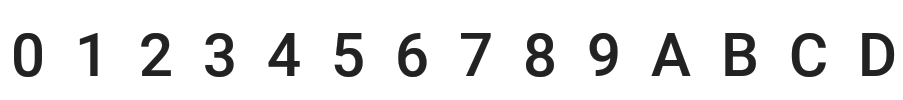
#> input picture images/data/0  1  2  3  4  5  6  7  8  9  A  B  C  D.png, 903 x 100 px; its folder holds only this picture in this run
$ python Test1.py
#> lines starting #> are read from the running program, lines starting #| are printed output that depends on the picture; after the words box and inside, x2 and y2 are one past the last pixel; in counts of white or black regions, pixels touching at a corner belong together
import random

import cv2
import numpy as np
from pathlib import Path
from PIL import Image

imgDict = {}


# [18 lines left out: function overlapping_image, not called in this run]


def input_detect():
    for p in Path('images/data').rglob('*.[jp][pn]*'):
        im = Image.open(p.as_posix()).convert('L')
        im = np.array(im)
        labels = p.name.split('.')[0].split(' ')
        for label in labels:
            if label == "":
                labels.remove(label)
        _, thresh = cv2.threshold(im.copy(), 127, 255, cv2.THRESH_BINARY_INV)
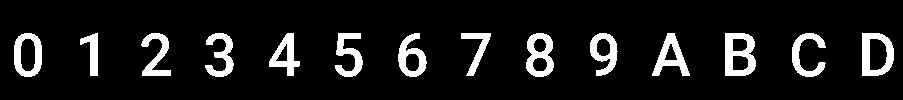
#> thresh: shape (100, 903); 9.8% white; 14 white regions
        contours, _ = cv2.findContours(thresh.copy(), cv2.RETR_EXTERNAL, cv2.CHAIN_APPROX_SIMPLE)
#> contours = 14 contours; largest, box (x1, y1, x2, y2) and area: (862, 33, 894, 76) 1165, (725, 33, 756, 76) 1148, (14, 33, 42, 77) 1006, (526, 33, 554, 77) 940, (398, 33, 427, 77) 763
        boxes = []
        for c in contours:
            x, y, w, h = cv2.boundingRect(c)
            if w > 30 or h > 15:
                boxes.append([x, 0, x + w, im.shape[0]])
#> this loop made 14 passes
#> (x, w, h) on passes 1 to 12: (862, 32, 43), (792, 34, 44), (725, 31, 43), (652, 38, 43), (590, 28, 43), (526, 28, 44), (461, 30, 43), (398, 29, 44), (335, 28, 44), (269, 31, 43), (205, 29, 44), (141, 30, 43)
#> after the loop, boxes = 14 items, first 6: [862, 0, 894, 100], [792, 0, 826, 100], [725, 0, 756, 100], [652, 0, 690, 100], [590, 0, 618, 100], [526, 0, 554, 100]
                # cv2.rectangle(im, (x, 0), (x+w, im.shape[0]), (0,255,0), 1)
        boxes = sorted(boxes, key=lambda x: x[0])[:-1]
#> boxes = [[14, 0, 42, 100], [80, 0, 98, 100], [141, 0, 171, 100], [205, 0, 234, 100], [269, 0, 300, 100], [335, 0, 363, 100], [398, 0, 427, 100], [461, 0, 491, 100], [526, 0, 554, 100], [590, 0, 618, 100], [652, 0, 690, 100], [725, 0, 756, 100], [792, 0, 826, 100]]
        for i, (x1, y1, x2, y2) in enumerate(boxes):
            crop_i = thresh[y1:y2, x1:x2]
            idx = np.where(np.all(cv2.cvtColor(crop_i, cv2.COLOR_BGR2GRAY) == (255, 255, 255), axis=2))
            if not len(idx[0]) == 0 and not len(idx[1]) == 0:
                x1, y1, x2, y2 = idx[1].min(), idx[0].min(), idx[1].max(), idx[0].max()
                crop_i = crop_i[y1:y2, x1:x2]
            # Image.fromarray(crop_i).save(f'images/imageOutput/{labels[i]}.png')
                crop_i = cv2.copyMakeBorder(crop_i.copy(), 10, 10, 10, 10, cv2.BORDER_CONSTANT, value=(0, 0, 0))
                crop_i = cv2.resize(crop_i.copy(), (28, 100))
            # [9 lines of commented-out code are left out]
            imgDict.update({labels[i]: crop_i})
#> this loop made 1 pass
#> pass 1, in input_detect, `crop_i = thresh[y1:y2, x1:x2]`:
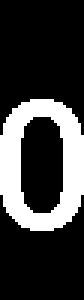
#> crop_i: shape (100, 28) (shown 3 times larger); 23.8% white; 1 white region, box (x1, y1, x2, y2) and area: (0, 33, 28, 77) 667
#> after the loop, imgDict = 0 items


#> (the run stopped early here; a loop or call above may not have finished)

$ run again, on images/data/u  v  w  x  y  z  ~  À  Á  Â  Ã  È  É  Ê.png
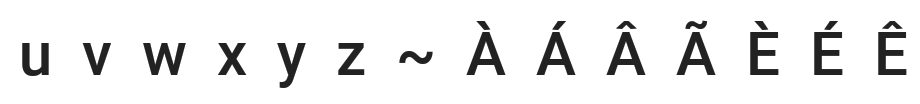
#> input picture images/data/u  v  w  x  y  z  ~  À  Á  Â  Ã  È  É  Ê.png, 920 x 104 px
#> in input_detect, `_, thresh = cv2.threshold(im.copy(), 127, 255, cv2.THRESH_BINARY_INV)`:
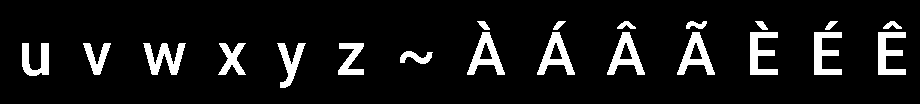
#> thresh: shape (104, 920); 9% white; 21 white regions
#> contours = 21 contours; largest, box (x1, y1, x2, y2) and area: (677, 32, 715, 75) 716, (607, 32, 645, 75) 716, (537, 32, 575, 75) 716, (467, 32, 505, 75) 716, (878, 32, 906, 75) 581
#> the loop in input_detect, `for c in contours:` made 21 passes
#> (x, y, w, h) on passes 1 to 8: (400, 51, 33, 13), (338, 43, 26, 32), (277, 43, 29, 45), (218, 43, 28, 32), (143, 43, 43, 32), (83, 43, 28, 32), (22, 43, 27, 33), (878, 32, 28, 43)
#> after the loop in input_detect, `for c in contours:`: boxes = 14 items, first 6: [400, 0, 433, 104], [338, 0, 364, 104], [277, 0, 306, 104], [218, 0, 246, 104], [143, 0, 186, 104], [83, 0, 111, 104]
#> in input_detect, `boxes = sorted(boxes, key=lambda x: x[0])[:-1]`: boxes = [[22, 0, 49, 104], [83, 0, 111, 104], [143, 0, 186, 104], [218, 0, 246, 104], [277, 0, 306, 104], [338, 0, 364, 104], [400, 0, 433, 104], [467, 0, 505, 104], [537, 0, 575, 104], [607, 0, 645, 104], [677, 0, 715, 104], [750, 0, 778, 104], [814, 0, 842, 104]]
#> the loop in input_detect, `for i, (x1, y1, x2, y2) in enumerate(boxes):` made 1 pass
#> pass 1, in input_detect, `crop_i = thresh[y1:y2, x1:x2]`:
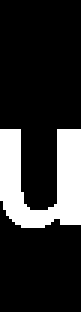
#> crop_i: shape (104, 27) (shown 3 times larger); 19.1% white; 1 white region, box (x1, y1, x2, y2) and area: (0, 43, 27, 76) 537
#> after the loop in input_detect, `for i, (x1, y1, x2, y2) in enumerate(boxes):`: imgDict = 0 items

$ run again, on images/data/Ì  Í  Ò  Ó  Ô  Õ  Ù  Ú  Ý  à  á  â  ã  è.png
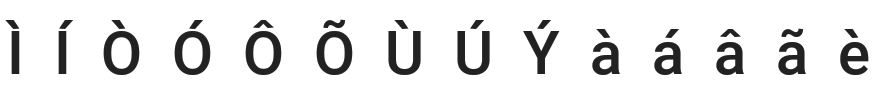
#> input picture images/data/Ì  Í  Ò  Ó  Ô  Õ  Ù  Ú  Ý  à  á  â  ã  è.png, 880 x 99 px
#> in input_detect, `_, thresh = cv2.threshold(im.copy(), 127, 255, cv2.THRESH_BINARY_INV)`:
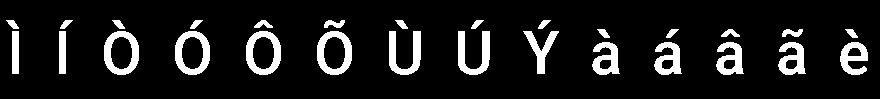
#> thresh: shape (99, 880); 10.6% white; 28 white regions
#> contours = 28 contours; largest, box (x1, y1, x2, y2) and area: (317, 31, 352, 75) 1218, (246, 31, 281, 75) 1218, (175, 31, 210, 75) 1218, (104, 31, 139, 75) 1218, (458, 31, 490, 75) 592
#> the loop in input_detect, `for c in contours:` made 28 passes
#> (x, y, w, h) on passes 1 to 8: (840, 42, 28, 33), (778, 42, 28, 33), (716, 42, 28, 33), (654, 42, 28, 33), (592, 42, 28, 33), (523, 31, 36, 43), (458, 31, 32, 44), (389, 31, 32, 44)
#> after the loop in input_detect, `for c in contours:`: boxes = [[840, 0, 868, 99], [778, 0, 806, 99], [716, 0, 744, 99], [654, 0, 682, 99], [592, 0, 620, 99], [523, 0, 559, 99], [458, 0, 490, 99], [389, 0, 421, 99], [317, 0, 352, 99], [246, 0, 281, 99], [175, 0, 210, 99], [104, 0, 139, 99], [59, 0, 66, 99], [12, 0, 19, 99]]
#> in input_detect, `boxes = sorted(boxes, key=lambda x: x[0])[:-1]`: boxes = [[12, 0, 19, 99], [59, 0, 66, 99], [104, 0, 139, 99], [175, 0, 210, 99], [246, 0, 281, 99], [317, 0, 352, 99], [389, 0, 421, 99], [458, 0, 490, 99], [523, 0, 559, 99], [592, 0, 620, 99], [654, 0, 682, 99], [716, 0, 744, 99], [778, 0, 806, 99]]
#> the loop in input_detect, `for i, (x1, y1, x2, y2) in enumerate(boxes):` made 1 pass
#> after the loop in input_detect, `for i, (x1, y1, x2, y2) in enumerate(boxes):`: imgDict = 0 items

$ run again, on images/data/á à ả ã ạ ă ắ ằ ẳ ẵ ặ â ấ ầ ẩ ẫ ậ.jpg
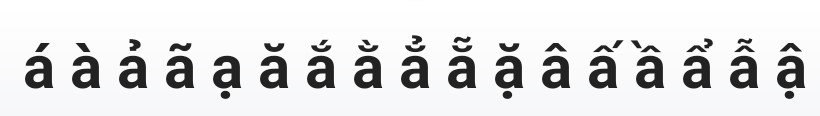
#> input picture images/data/á à ả ã ạ ă ắ ằ ẳ ẵ ặ â ấ ầ ẩ ẫ ậ.jpg, 820 x 116 px
#> in input_detect, `_, thresh = cv2.threshold(im.copy(), 127, 255, cv2.THRESH_BINARY_INV)`:
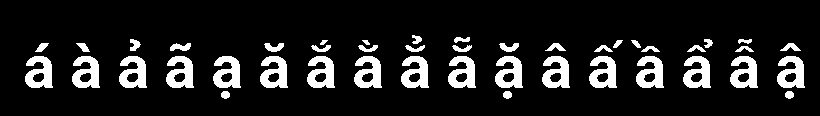
#> thresh: shape (116, 820); 12.5% white; 44 white regions
#> contours = 44 contours, 2 with area under 20; largest, box (x1, y1, x2, y2) and area: (636, 56, 664, 88) 604, (448, 56, 476, 88) 604, (260, 56, 288, 88) 604, (72, 56, 100, 88) 604, (777, 56, 805, 88) 604
#> the loop in input_detect, `for c in contours:` made 44 passes
#> (x, y, w, h) on passes 1 to 8: (785, 91, 9, 8), (503, 91, 9, 8), (221, 91, 9, 8), (777, 56, 28, 32), (730, 56, 28, 32), (683, 56, 28, 32), (636, 56, 28, 32), (589, 56, 28, 32)
#> after the loop in input_detect, `for c in contours:`: boxes = 17 items, first 6: [777, 0, 805, 116], [730, 0, 758, 116], [683, 0, 711, 116], [636, 0, 664, 116], [589, 0, 617, 116], [542, 0, 570, 116]
#> in input_detect, `boxes = sorted(boxes, key=lambda x: x[0])[:-1]`: boxes = 16 items, first 6: [25, 0, 53, 116], [72, 0, 100, 116], [119, 0, 147, 116], [166, 0, 194, 116], [213, 0, 241, 116], [260, 0, 288, 116]
#> the loop in input_detect, `for i, (x1, y1, x2, y2) in enumerate(boxes):` made 1 pass
#> pass 1, in input_detect, `crop_i = thresh[y1:y2, x1:x2]`:
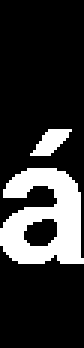
#> crop_i: shape (116, 28) (shown 3 times larger); 20.4% white; 2 white regions, box (x1, y1, x2, y2) and area: (0, 56, 28, 88) 591, (10, 43, 24, 52) 70
#> after the loop in input_detect, `for i, (x1, y1, x2, y2) in enumerate(boxes):`: imgDict = 0 items

$ run again, on images/data/E  F  G  H  I  J  K  L  M  N  O  P  Q  R.png
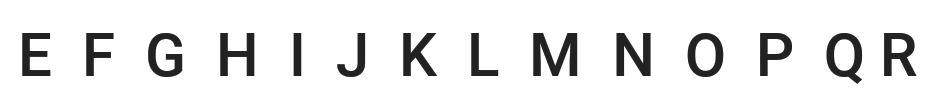
#> input picture images/data/E  F  G  H  I  J  K  L  M  N  O  P  Q  R.png, 930 x 110 px
#> in input_detect, `_, thresh = cv2.threshold(im.copy(), 127, 255, cv2.THRESH_BINARY_INV)`:
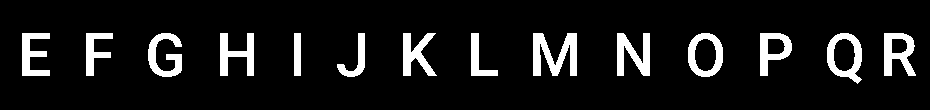
#> thresh: shape (110, 930); 9.5% white; 14 white regions
#> contours = 14 contours; largest, box (x1, y1, x2, y2) and area: (827, 33, 862, 84) 1275, (688, 33, 723, 77) 1218, (533, 33, 577, 76) 958, (884, 33, 916, 76) 910, (760, 33, 792, 76) 848
#> the loop in input_detect, `for c in contours:` made 14 passes
#> (x, w, h) on passes 1 to 8: (884, 32, 43), (827, 35, 51), (760, 32, 43), (688, 35, 44), (617, 33, 43), (533, 44, 43), (471, 27, 43), (403, 34, 43)
#> after the loop in input_detect, `for c in contours:`: boxes = 14 items, first 6: [884, 0, 916, 110], [827, 0, 862, 110], [760, 0, 792, 110], [688, 0, 723, 110], [617, 0, 650, 110], [533, 0, 577, 110]
#> in input_detect, `boxes = sorted(boxes, key=lambda x: x[0])[:-1]`: boxes = [[22, 0, 50, 110], [86, 0, 113, 110], [148, 0, 182, 110], [220, 0, 254, 110], [294, 0, 301, 110], [337, 0, 365, 110], [403, 0, 437, 110], [471, 0, 498, 110], [533, 0, 577, 110], [617, 0, 650, 110], [688, 0, 723, 110], [760, 0, 792, 110], [827, 0, 862, 110]]
#> the loop in input_detect, `for i, (x1, y1, x2, y2) in enumerate(boxes):` made 1 pass
#> pass 1, in input_detect, `crop_i = thresh[y1:y2, x1:x2]`:
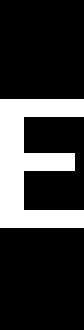
#> crop_i: shape (110, 28) (shown 3 times larger); 22.3% white; 1 white region, box (x1, y1, x2, y2) and area: (0, 33, 28, 76) 686
#> after the loop in input_detect, `for i, (x1, y1, x2, y2) in enumerate(boxes):`: imgDict = 0 items
